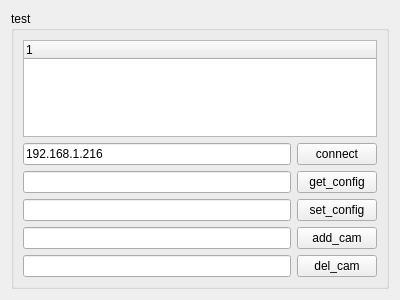
<?xml version="1.0" encoding="UTF-8"?>
<ui version="4.0">
 <class>FormDeviceDetail</class>
 <widget class="QWidget" name="FormDeviceDetail">
  <property name="geometry">
   <rect>
    <x>0</x>
    <y>0</y>
    <width>400</width>
    <height>300</height>
   </rect>
  </property>
  <property name="windowTitle">
   <string>Form</string>
  </property>
  <layout class="QGridLayout" name="gridLayout">
   <item row="0" column="0">
    <widget class="QGroupBox" name="groupBox">
     <property name="title">
      <string>test</string>
     </property>
     <layout class="QGridLayout" name="gridLayout_2">
      <item row="1" column="1">
       <widget class="QPushButton" name="pushButton_connect">
        <property name="text">
         <string>connect</string>
        </property>
       </widget>
      </item>
      <item row="2" column="1">
       <widget class="QPushButton" name="pushButton_get_config">
        <property name="text">
         <string>get_config</string>
        </property>
       </widget>
      </item>
      <item row="4" column="1">
       <widget class="QPushButton" name="pushButton_add_cam">
        <property name="text">
         <string>add_cam</string>
        </property>
       </widget>
      </item>
      <item row="2" column="0">
       <widget class="QLineEdit" name="lineEdit_get_config"/>
      </item>
      <item row="1" column="0">
       <widget class="QLineEdit" name="lineEdit_connect">
        <property name="text">
         <string>192.168.1.216</string>
        </property>
       </widget>
      </item>
      <item row="5" column="0">
       <widget class="QLineEdit" name="lineEdit_del_cam"/>
      </item>
      <item row="4" column="0">
       <widget class="QLineEdit" name="lineEdit_add_cam"/>
      </item>
      <item row="5" column="1">
       <widget class="QPushButton" name="pushButton_del_cam">
        <property name="text">
         <string>del_cam</string>
        </property>
       </widget>
      </item>
      <item row="3" column="0">
       <widget class="QLineEdit" name="lineEdit_set_config"/>
      </item>
      <item row="3" column="1">
       <widget class="QPushButton" name="pushButton_set_config">
        <property name="text">
         <string>set_config</string>
        </property>
       </widget>
      </item>
      <item row="0" column="0" colspan="2">
       <widget class="QTreeWidget" name="treeWidget_device">
        <property name="contextMenuPolicy">
         <enum>Qt::CustomContextMenu</enum>
        </property>
        <column>
         <property name="text">
          <string notr="true">1</string>
         </property>
        </column>
       </widget>
      </item>
     </layout>
    </widget>
   </item>
  </layout>
 </widget>
 <resources/>
 <connections/>
</ui>
